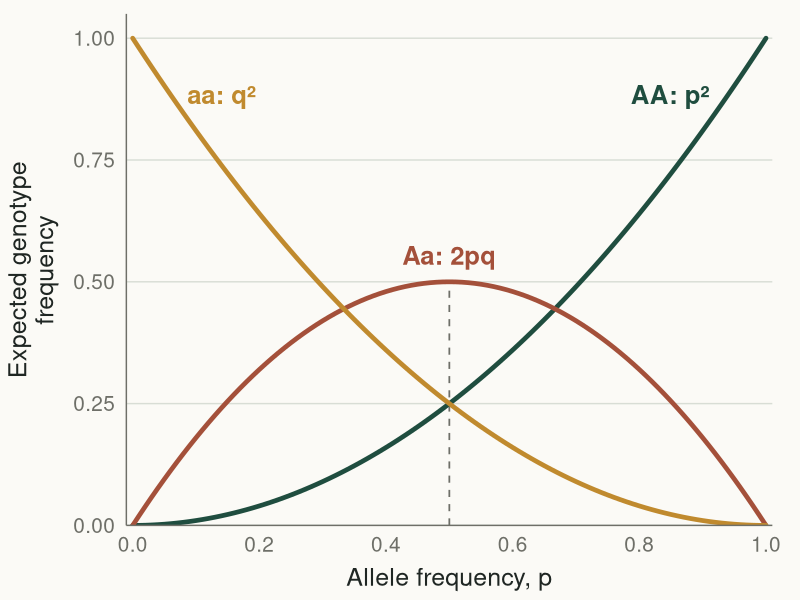
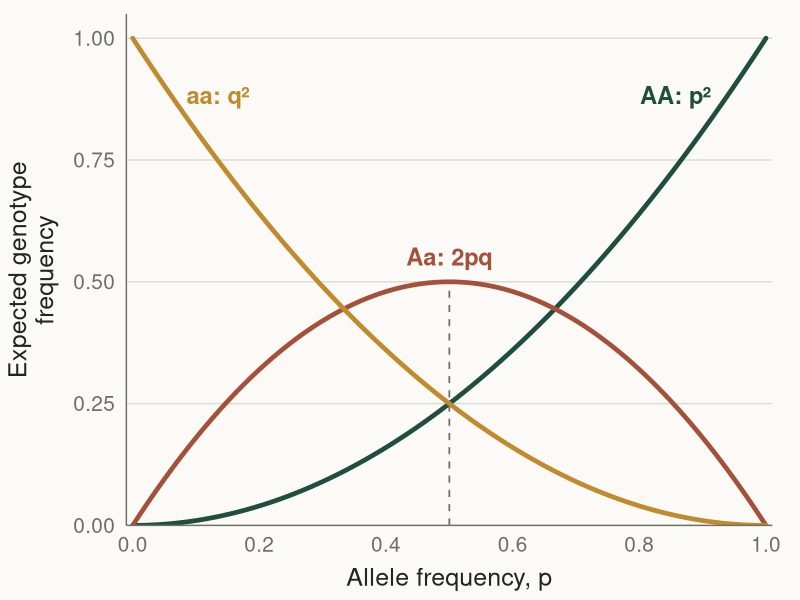
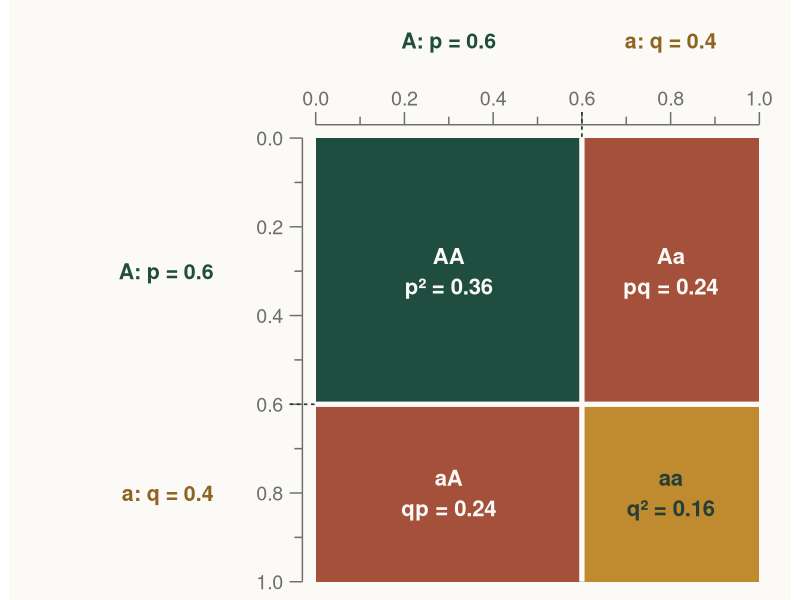
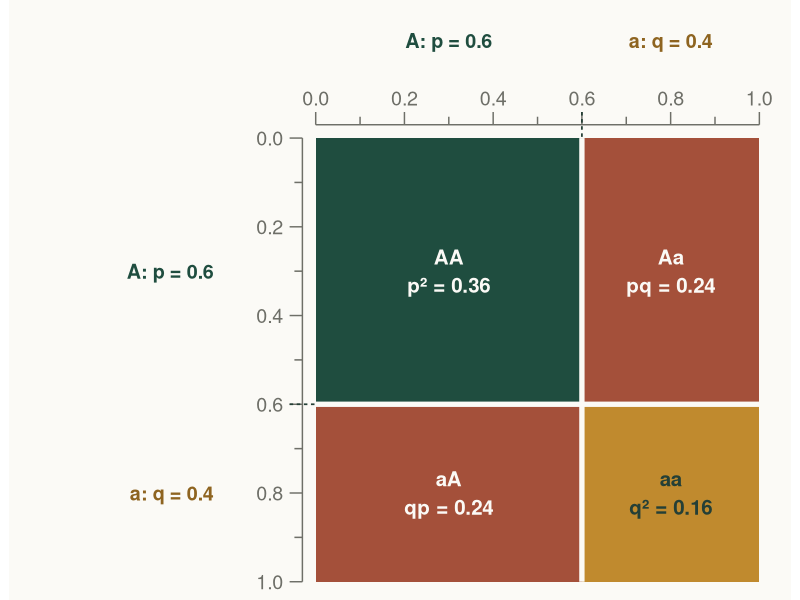
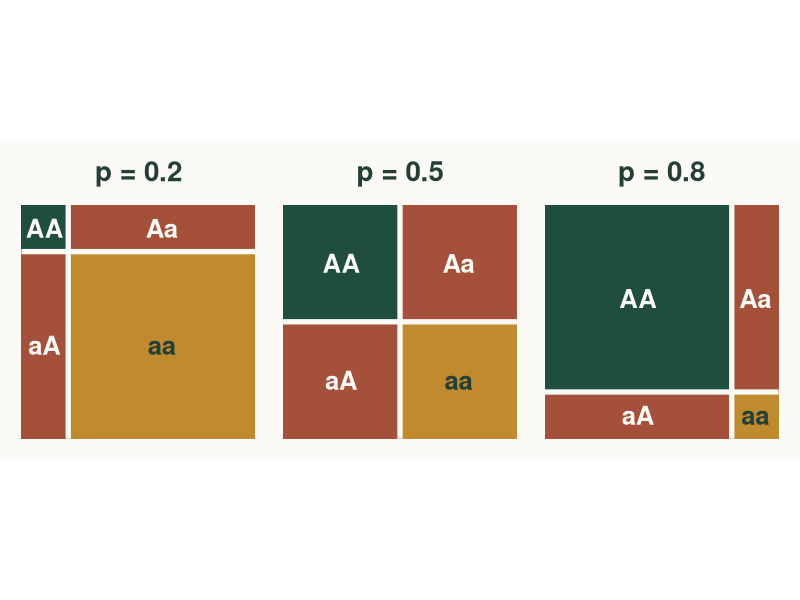

Write R code to recreate these figures, in order.
# BB512 lecture 08: Hardy-Weinberg principle ---------------------------------
#
# Figures:
#   13  Area-proportional Punnett square for p = 0.6 (slide 13, "A Punnett
#       square gives the same result"), plus 13b, the same square at
#       p = 0.2, 0.5 and 0.8 (adapted from scripts/punnet_square.R).
#   14  Expected genotype frequencies as a function of allele frequency p
#       (slide 14, "How genotype frequencies depend on p").
#
# Run from the repository root:
#   source("lecture_figures/hardy_weinberg/generate_figures.R")
#
# Writes full- and half-width PNGs (300 dpi) at the BB512 placeholder
# sizes. Follows the BB512 figure rules: theme colours, slide background
# #FBFAF6 (not transparent), all text at least 14 pt at final size.

library(ggplot2)
library(ragg)
library(dplyr)
library(tibble)
library(patchwork)


# Sizes, fonts and output folders -------------------------------------------

bb512_sizes <- list(
  full = c(11.73, 3.95),  # Keynote "Title & Photo" placeholder
  half = c(5.57, 4.25)
)

available_fonts <- unique(systemfonts::system_fonts()$family)
bb512_font <- if ("Avenir Next" %in% available_fonts) "Avenir Next" else "Helvetica"

output_root <- file.path("lecture_figures", "hardy_weinberg", "output")
full_output_directory <- file.path(output_root, "full")
half_output_directory <- file.path(output_root, "half")
dir.create(full_output_directory, recursive = TRUE, showWarnings = FALSE)
dir.create(half_output_directory, recursive = TRUE, showWarnings = FALSE)

bb512_bg   <- "#FBFAF6"  # slide background
bb512_grid <- "#D8DDD5"  # horizontal gridlines
bb512_grey <- "#6E6F68"  # axis labels, secondary text

save_bb512 <- function(plot, filename, layout = "full") {
  size <- bb512_sizes[[layout]]
  ggsave(paste0(filename, ".png"), plot,
         width = size[1], height = size[2], units = "in", dpi = 300,
         device = ragg::agg_png, bg = bb512_bg)
  invisible(filename)
}


# Genotype colours -------------------------------------------------------------
# BB512 Keynote theme colours, also used for genotype text elsewhere on the
# slides and shared with the Punnett squares (figures 13 and 13b).

col_AA <- "#1F4D3F"  # forest (theme accent 1)
col_Aa <- "#A4503A"  # clay (theme accent 3)
col_aa <- "#C08A2E"  # gold (theme accent 2)
ink    <- "#1F2623"  # theme text colour


# Data -----------------------------------------------------------------------

p   <- seq(0, 1, by = 0.01)
dat <- rbind(
  data.frame(p = p, freq = p^2,             genotype = "AA: p²"),
  data.frame(p = p, freq = 2 * p * (1 - p), genotype = "Aa: 2pq"),
  data.frame(p = p, freq = (1 - p)^2,       genotype = "aa: q²")
)
dat$genotype <- factor(dat$genotype,
                       levels = c("AA: p²", "Aa: 2pq", "aa: q²"))
cols <- setNames(c(col_AA, col_Aa, col_aa), levels(dat$genotype))

# Direct labels replace the legend; each sits where its curve is well separated
labs_df <- data.frame(
  p        = c(0.93, 0.50, 0.07),
  freq     = c(0.93^2, 0.5, 0.93^2),
  genotype = levels(dat$genotype),
  hjust    = c(1.15, 0.5, -0.15),
  vjust    = c(0, -0.9, 0)
)


# Plot ---------------------------------------------------------------------

genotype_plot <- function(base_size = 18, label_size = 6.5,
                          y_title = "Expected genotype\nfrequency") {
  ggplot(dat, aes(p, freq, colour = genotype)) +
    # mark the heterozygosity maximum discussed on the next slide
    # (stops at the maximum, 2pq = 0.5, so it does not run through the Aa label)
    annotate("segment", x = 0.5, xend = 0.5, y = 0, yend = 0.5, colour = bb512_grey,
             linewidth = 0.6, linetype = "dashed") +
    geom_line(linewidth = 1.6, lineend = "round") +
    geom_text(data = labs_df,
              aes(label = genotype, hjust = hjust, vjust = vjust),
              size = label_size, fontface = "bold", family = bb512_font) +
    scale_colour_manual(values = cols, guide = "none") +
    scale_x_continuous(breaks = seq(0, 1, 0.2),
                       expand = expansion(mult = 0.01)) +
    scale_y_continuous(breaks = seq(0, 1, 0.25), limits = c(0, 1.05),
                       expand = expansion(mult = c(0, 0))) +
    labs(x = "Allele frequency, p", y = y_title) +
    theme_minimal(base_size = base_size, base_family = bb512_font) +
    theme(
      plot.background    = element_rect(fill = bb512_bg, colour = NA),
      panel.background   = element_rect(fill = bb512_bg, colour = NA),
      panel.grid.minor   = element_blank(),
      panel.grid.major.x = element_blank(),
      panel.grid.major.y = element_line(colour = bb512_grid, linewidth = 0.5),
      axis.line    = element_line(colour = bb512_grey, linewidth = 0.5),
      axis.text    = element_text(colour = bb512_grey, size = 15),
      axis.title   = element_text(colour = ink, size = 18),
      axis.title.y = element_text(margin = margin(r = 10)),
      axis.title.x = element_text(margin = margin(t = 8)),
      plot.margin  = margin(10, 20, 6, 6)
    )
}

# Both sizes use a two-line y title: at 18 pt a one-line title does not fit the
# 4.25 in height of the half-width placeholder
figure_14      <- genotype_plot()
figure_14_half <- genotype_plot(base_size = 18, label_size = 6)

save_bb512(figure_14,      file.path(full_output_directory, "14_genotype_frequencies"), "full")
save_bb512(figure_14_half, file.path(half_output_directory, "14_genotype_frequencies"), "half")


# Punnett squares -------------------------------------------------------------
# Adapted from scripts/punnet_square.R. Cell areas are proportional to genotype
# probabilities, so the square shows p^2 + 2pq + q^2 = 1 geometrically.

# Same genotype colours as the curves (figure 14) and the slide text
pun_AA   <- col_AA     # dark green
pun_Aa   <- col_Aa     # brick red
pun_aa   <- col_aa     # ochre
pun_text <- "#243F36"  # dark text, used on the light (ochre) cells
pun_gap  <- bb512_bg   # cell borders, matches the slide background

punnett_plot <- function(p = 0.6, show_probabilities = TRUE,
                         show_gametes = TRUE, cell_size = 6.5,
                         gamete_size = 6, scale_size = 4.2) {
  stopifnot(is.numeric(p), length(p) == 1, !is.na(p), p >= 0, p <= 1)
  q <- 1 - p

  cells <- tibble(
    genotype    = c("AA", "Aa", "aA", "aa"),
    class       = c("AA", "Aa", "Aa", "aa"),
    term        = c("p²", "pq", "qp", "q²"),
    xmin = c(0, p, 0, p), xmax = c(p, 1, p, 1),
    ymin = c(q, q, 0, 0), ymax = c(1, 1, q, q),
    probability = c(p^2, p * q, q * p, q^2)
  ) |>
    mutate(
      x = (xmin + xmax) / 2,
      y = (ymin + ymax) / 2,
      label = if (show_probabilities) {
        sprintf("%s\n%s = %.2f", genotype, term, probability)
      } else {
        genotype
      },
      # light text on the dark green and brick red cells keeps contrast readable
      text_colour = ifelse(class %in% c("AA", "Aa"), pun_gap, pun_text)
    )

  g <- ggplot(cells) +
    geom_rect(aes(xmin = xmin, xmax = xmax, ymin = ymin, ymax = ymax,
                  fill = class)) +
    # gaps only between cells, so the outer edges sit exactly on 0 and 1
    annotate("segment", x = p, xend = p, y = 0, yend = 1,
             colour = pun_gap, linewidth = 1.8) +
    annotate("segment", x = 0, xend = 1, y = q, yend = q,
             colour = pun_gap, linewidth = 1.8) +
    geom_text(aes(x = x, y = y, label = label, colour = text_colour),
              size = cell_size, lineheight = 1.15, fontface = "bold",
              family = bb512_font) +
    scale_fill_manual(values = c(AA = pun_AA, Aa = pun_Aa, aa = pun_aa),
                      guide = "none") +
    scale_colour_identity()

  if (show_gametes) {
    # Scales along the top (first gamete) and left (second gamete), both
    # measured from the top-left corner, so each side length is read straight
    # off the axis and each cell's area is width x height.
    a_col   <- "#8E6420"            # deeper ochre so "a" labels stay legible
    muted   <- bb512_grey
    off     <- 0.03                 # gap between square and scale line
    tick    <- 0.018
    v       <- seq(0, 1, by = 0.1)
    labelled <- seq(0, 1, by = 0.2)
    top_y   <- 1 + off
    left_x  <- -off

    # top scale: x = value
    top_ticks  <- tibble(x = v, y = top_y,
                         yend = top_y + ifelse(v %in% labelled, tick * 1.6, tick))
    top_nums   <- tibble(x = labelled, y = top_y + tick * 2.4,
                         label = sprintf("%.1f", labelled))
    # left scale: value v sits at y = 1 - v
    left_ticks <- tibble(y = 1 - v, x = left_x,
                         xend = left_x - ifelse(v %in% labelled, tick * 1.6, tick))
    left_nums  <- tibble(y = 1 - labelled, x = left_x - tick * 2.4,
                         label = sprintf("%.1f", labelled))

    # the p | q boundary, carried from each scale to the square
    boundary <- tibble(x = c(p, left_x - tick * 1.6), xend = c(p, 0),
                       y = c(top_y + tick * 1.6, q), yend = c(1, q))

    spans <- tibble(
      x      = c(p / 2, p + q / 2, left_x - 0.2, left_x - 0.2),
      y      = c(top_y + 0.19, top_y + 0.19, 1 - p / 2, q / 2),
      label  = c(sprintf("A: p = %.1f", p), sprintf("a: q = %.1f", q),
                 sprintf("A: p = %.1f", p), sprintf("a: q = %.1f", q)),
      hjust  = c(0.5, 0.5, 1, 1),
      colour = c(pun_AA, a_col, pun_AA, a_col)
    )

    g <- g +
      annotate("segment", x = 0, xend = 1, y = top_y, yend = top_y,
               colour = muted, linewidth = 0.5) +
      annotate("segment", x = left_x, xend = left_x, y = 0, yend = 1,
               colour = muted, linewidth = 0.5) +
      geom_segment(data = top_ticks, aes(x = x, xend = x, y = y, yend = yend),
                   colour = muted, linewidth = 0.5) +
      geom_segment(data = left_ticks, aes(x = x, xend = xend, y = y, yend = y),
                   colour = muted, linewidth = 0.5) +
      geom_segment(data = boundary, aes(x = x, xend = xend, y = y, yend = yend),
                   colour = pun_text, linewidth = 0.6, linetype = "22") +
      geom_text(data = top_nums, aes(x = x, y = y, label = label),
                vjust = 0, colour = muted, size = scale_size,
                family = bb512_font) +
      geom_text(data = left_nums, aes(x = x, y = y, label = label),
                hjust = 1, colour = muted, size = scale_size,
                family = bb512_font) +
      geom_text(data = spans, aes(x = x, y = y, label = label, hjust = hjust),
                colour = spans$colour, size = gamete_size, fontface = "bold",
                family = bb512_font)
  }

  xlims <- if (show_gametes) c(-0.66, 1.04) else c(0, 1)
  ylims <- if (show_gametes) c(-0.01, 1.28) else c(0, 1)
  g +
    coord_fixed(xlim = xlims, ylim = ylims, expand = FALSE, clip = "off") +
    theme_void(base_family = bb512_font) +
    theme(
      plot.background  = element_rect(fill = bb512_bg, colour = NA),
      panel.background = element_rect(fill = bb512_bg, colour = NA),
      plot.margin = margin(10, 10, 10, 10)
    )
}

# Figure 13: the lecture example, p = 0.6
# Text sizes are in ggplot units (size 5 = 14.2 pt), so nothing is below 14 pt.
figure_13      <- punnett_plot(p = 0.6, cell_size = 5.6, gamete_size = 5.4,
                               scale_size = 5)
figure_13_half <- punnett_plot(p = 0.6, cell_size = 5.2, gamete_size = 5,
                               scale_size = 5)

save_bb512(figure_13,      file.path(full_output_directory, "13_punnett_square"), "full")
save_bb512(figure_13_half, file.path(half_output_directory, "13_punnett_square"), "half")

# Figure 13b: how the square changes with p (original script's comparison)
punnett_panel <- function(p) {
  punnett_plot(p, show_probabilities = FALSE, show_gametes = FALSE) +
    ggtitle(sprintf("p = %.1f", p)) +
    theme(plot.title = element_text(size = 20, face = "bold", hjust = 0.5,
                                    colour = pun_text,
                                    margin = margin(b = 12)))
}

figure_13b <- wrap_plots(lapply(c(0.2, 0.5, 0.8), punnett_panel), nrow = 1) +
  plot_annotation(theme = theme(
    plot.background = element_rect(fill = bb512_bg, colour = NA)
  ))
save_bb512(figure_13b, file.path(full_output_directory, "13b_punnett_squares_p_values"), "full")
